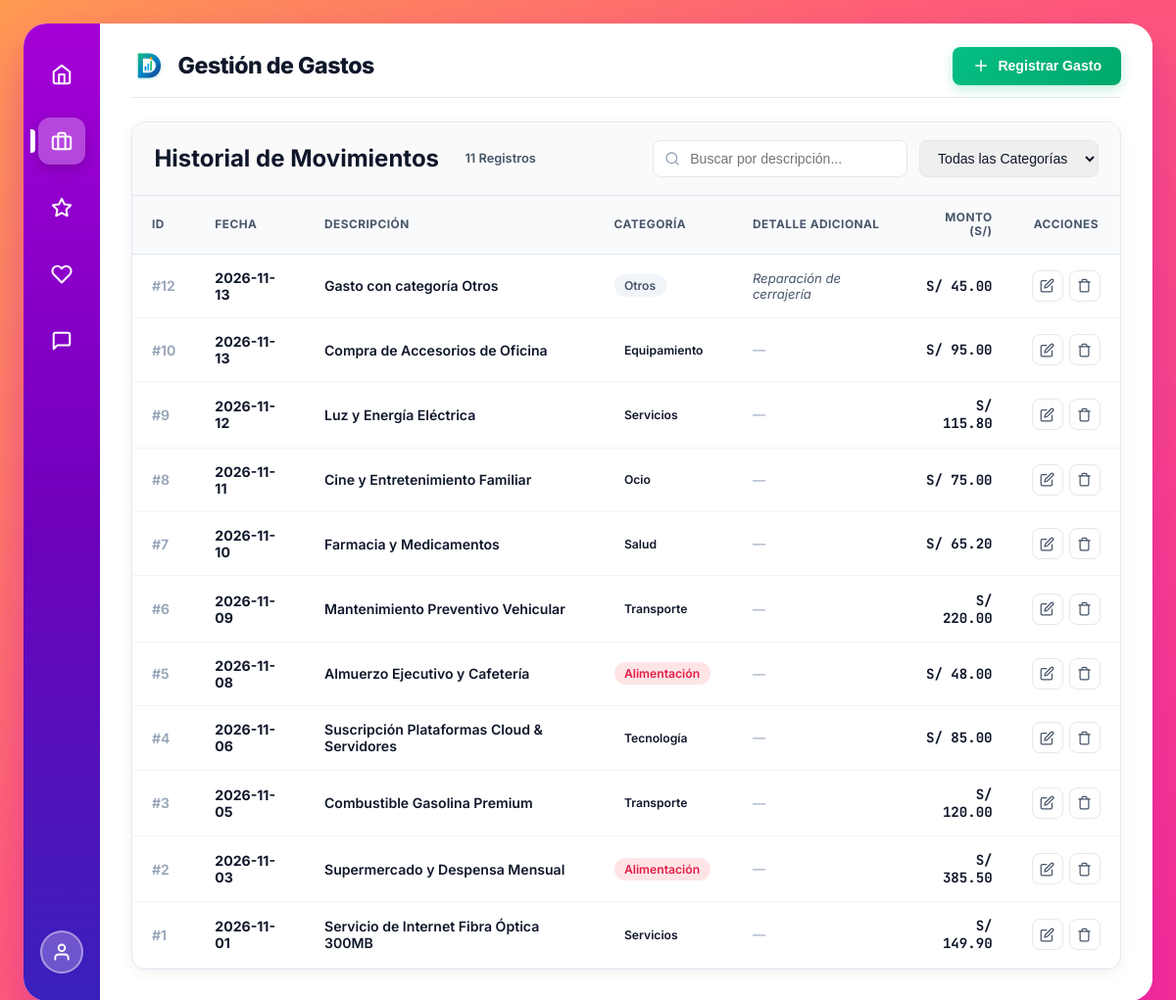
The app's page /gastos (signed in), older data.
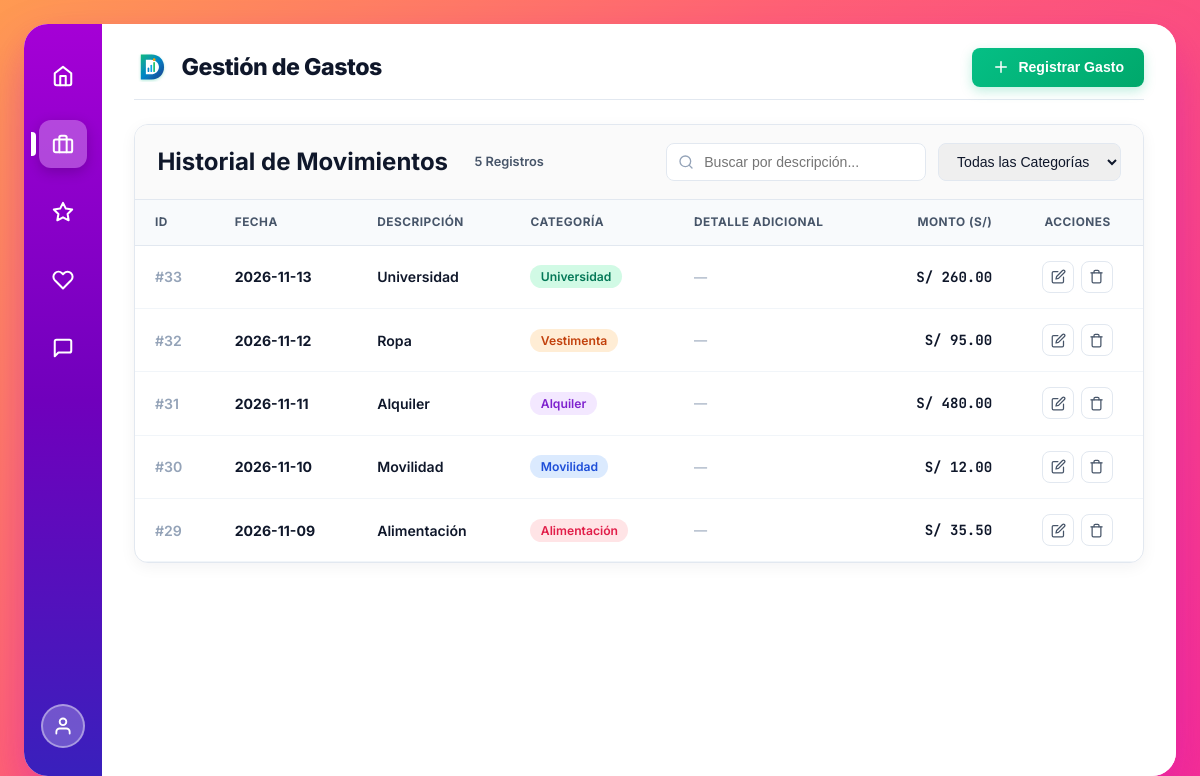
The same page, newer data.
### tables this page shows
CREATE TABLE gastos (
            id INTEGER PRIMARY KEY AUTOINCREMENT,
            fecha TEXT NOT NULL,
            descripcion TEXT NOT NULL,
            monto REAL NOT NULL,
            categoria TEXT DEFAULT 'General',
            created_at TIMESTAMP DEFAULT CURRENT_TIMESTAMP
        , detalle_otro TEXT);

### app.py (the view)
@app.route('/gastos')
@login_required
def gastos_view():
    query_q = request.args.get('q', '').strip()
    query_cat = request.args.get('cat', '').strip()
    sql = "SELECT id, fecha, descripcion, monto, categoria, detalle_otro, created_at FROM gastos WHERE 1=1"
    params = []
    if query_q:
        sql += " AND descripcion LIKE ?"
        params.append(f"%{query_q}%")
    if query_cat and query_cat in CATEGORIAS_VALIDAS:
        sql += " AND categoria = ?"
        params.append(query_cat)
    sql += " ORDER BY fecha DESC, id DESC"
    conn = get_db_connection()
    gastos = conn.execute(sql, params).fetchall()
    conn.close()
    return render_template(
        'gastos.html',
        gastos=gastos,
        query_q=query_q,
        query_cat=query_cat,
        categorias_disponibles=CATEGORIAS_VALIDAS
    )

### app.py (called while the page is built)
def generate_csrf_token():
    if "_csrf_token" not in session:
        session["_csrf_token"] = secrets.token_hex(24)
    return session["_csrf_token"]

@app.before_request
def csrf_protect():
    if app.config.get("TESTING") and not app.config.get("WTF_CSRF_ENABLED", True):
        return
    if request.method in ("POST", "PUT", "DELETE"):
        token = request.form.get("csrf_token") or request.headers.get("X-CSRFToken")
        expected = session.get("_csrf_token")
        if not expected or token != expected:
            abort(403)

def login_required(f):
    @wraps(f)
    def decorated_function(*args, **kwargs):
        if request.args.get("demo") == "1":
            session["user"] = "admin"
        if not session.get("user"):
            flash("Por favor inicia sesión para acceder al sistema.", "warning")
            return redirect(url_for("login"))
        return f(*args, **kwargs)
    return decorated_function

### database.py (called while the page is built)
def get_db_connection():
    conn = sqlite3.connect(DB_NAME)
    conn.row_factory = sqlite3.Row
    return conn

### templates/gastos.html (shortened to what this page needs)
{% extends "base.html" %}
{% block page_title %}Gestión de Gastos{% endblock %}
{% block topbar_actions %}
<button type="button" class="btn-success" onclick="openGastoModal(false)">
  <svg width="18" height="18" viewBox="0 0 24 24" fill="none" stroke="currentColor" stroke-width="2" stroke-linecap="round" stroke-linejoin="round">
    <line x1="12" y1="5" x2="12" y2="19"></line>
    <line x1="5" y1="12" x2="19" y2="12"></line>
  </svg>
  Registrar Gasto
</button>
{% endblock %}
{% block content %}
<div class="table-card">
  <div class="table-toolbar">
    <div style="display: flex; align-items: center; gap: 1rem; flex-wrap: wrap;">
      <h2 class="card-title" style="margin: 0;">Historial de Movimientos</h2>
      <span style="font-size: 0.8rem; background: var(--surface-hover); padding: 0.25rem 0.65rem; border-radius: var(--radius-full); font-weight: 600; color: var(--text-secondary);">
        {{ gastos|length }} Registros
      </span>
    </div>
    <form action="{{ url_for('gastos_view') }}" method="GET" style="display: flex; align-items: center; gap: 0.75rem; flex-wrap: wrap;">
      <div class="search-box">
        <svg class="search-icon" viewBox="0 0 24 24" fill="none" stroke="currentColor" stroke-width="2" stroke-linecap="round" stroke-linejoin="round">
          <circle cx="11" cy="11" r="8"></circle>
          <line x1="21" y1="21" x2="16.65" y2="16.65"></line>
        </svg>
        <input type="text" id="filtroBusqueda" name="q" placeholder="Buscar por descripción..." value="{{ query_q }}">
      </div>
      <select name="cat" class="form-control" style="width: auto; padding: 0.55rem 0.85rem;" onchange="this.form.submit()">
        <option value="">Todas las Categorías</option>
      </select>
    </form>
  </div>
  <div class="table-responsive">
    <table class="custom-table" id="tablaGastos">
      <thead>
        <tr>
          <th>ID</th>
          <th>Fecha</th>
          <th>Descripción</th>
          <th>Categoría</th>
          <th>Detalle Adicional</th>
          <th style="text-align: right;">Monto (S/)</th>
          <th style="text-align: center;">Acciones</th>
        </tr>
      </thead>
      <tbody>
        {% for g in gastos %}
        <tr>
          <td style="color: var(--text-muted); font-weight: 600;">#{{ g['id'] }}</td>
          <td><strong>{{ g['fecha'] }}</strong></td>
          <td class="col-desc" style="font-weight: 600; color: var(--text-main);">
            {{ g['descripcion'] }}
          </td>
          <td class="col-cat">
            <span class="badge-cat badge-{{ g['categoria']|replace(' ', '') }}">
              {{ g['categoria'] }}
            </span>
          </td>
          <td style="color: var(--text-secondary); font-size: 0.82rem;">
            {% if g['categoria'] == 'Otros' and g['detalle_otro'] %}
              <em>{{ g['detalle_otro'] }}</em>
            {% else %}
              <span style="color: var(--text-muted);">&mdash;</span>
            {% endif %}
          </td>
          <td style="text-align: right;" class="monto-soles">
            S/ {{ "%.2f"|format(g['monto']) }}
          </td>
          <td style="text-align: center;">
            <div class="actions-group" style="justify-content: center;">
              <button
                type="button"
                class="btn-icon"
                title="Editar registro"
                onclick='openGastoModal(true, {
                  id: {{ g["id"] }},
                  fecha: "{{ g["fecha"] }}",
                  descripcion: {{ g["descripcion"]|tojson }},
                  monto: {{ g["monto"] }},
                  categoria: "{{ g["categoria"] }}",
                  detalle_otro: {{ (g["detalle_otro"] or "")|tojson }}
                })'>
                <svg width="15" height="15" viewBox="0 0 24 24" fill="none" stroke="currentColor" stroke-width="2" stroke-linecap="round" stroke-linejoin="round">
                  <path d="M11 4H4a2 2 0 0 0-2 2v14a2 2 0 0 0 2 2h14a2 2 0 0 0 2-2v-7"></path>
                  <path d="M18.5 2.5a2.121 2.121 0 0 1 3 3L12 15l-4 1 1-4 9.5-9.5z"></path>
                </svg>
              </button>
              <form action="{{ url_for('eliminar_gasto', id=g['id']) }}" method="POST" onsubmit="return confirm('¿Confirmas que deseas eliminar este gasto de S/ {{ "%.2f"|format(g['monto']) }}?');" style="display:inline;">
                <button type="submit" class="btn-icon delete" title="Eliminar registro">
                  <svg width="15" height="15" viewBox="0 0 24 24" fill="none" stroke="currentColor" stroke-width="2" stroke-linecap="round" stroke-linejoin="round">
                    <polyline points="3 6 5 6 21 6"></polyline>
                    <path d="M19 6v14a2 2 0 0 1-2 2H7a2 2 0 0 1-2-2V6m3 0V4a2 2 0 0 1 2-2h4a2 2 0 0 1 2 2v2"></path>
                  </svg>
                </button>
              </form>
            </div>
          </td>
        </tr>
        {% else %}
        <tr>
          <td colspan="7" style="text-align: center; padding: 3rem; color: var(--text-muted);">
            No se encontraron gastos registrados. Haz clic en <strong>Registrar Gasto</strong> para añadir uno nuevo.
          </td>
        </tr>
        {% endfor %}
      </tbody>
    </table>
  </div>
</div>
{% endblock %}

### templates/base.html (shortened to what this page needs)
<!DOCTYPE html>
<html lang="es">
<head>
  <link rel="stylesheet" href="{{ url_for('static', filename='css/dashboard.css') }}">
</head>
<body>
  <div class="app-container">
    <aside class="app-sidebar" aria-label="Menú de navegación principal">
      <div class="sidebar-top">
        <a href="{{ url_for('dashboard') }}" class="sidebar-icon-btn {% if request.endpoint == 'dashboard' %}active{% endif %}" data-title="Inicio / Dashboard" aria-label="Inicio">
          <svg viewBox="0 0 24 24" fill="none" stroke="currentColor" stroke-linecap="round" stroke-linejoin="round">
            <path d="M3 9l9-7 9 7v11a2 2 0 0 1-2 2H5a2 2 0 0 1-2-2z"></path>
            <polyline points="9 22 9 12 15 12 15 22"></polyline>
          </svg>
        </a>
        <a href="{{ url_for('gastos_view') }}" class="sidebar-icon-btn {% if request.endpoint == 'gastos_view' %}active{% endif %}" data-title="Gestión de Gastos" aria-label="Gastos">
          <svg viewBox="0 0 24 24" fill="none" stroke="currentColor" stroke-linecap="round" stroke-linejoin="round">
            <rect x="2" y="7" width="20" height="14" rx="2" ry="2"></rect>
            <path d="M16 21V5a2 2 0 0 0-2-2h-4a2 2 0 0 0-2 2v16"></path>
          </svg>
        </a>
        <a href="{{ url_for('reportes') }}" class="sidebar-icon-btn {% if request.endpoint == 'reportes' %}active{% endif %}" data-title="Reportes y Balances" aria-label="Reportes">
          <svg viewBox="0 0 24 24" fill="none" stroke="currentColor" stroke-linecap="round" stroke-linejoin="round">
            <polygon points="12 2 15.09 8.26 22 9.27 17 14.14 18.18 21.02 12 17.77 5.82 21.02 7 14.14 2 9.27 8.91 8.26 12 2"></polygon>
          </svg>
        </a>
        <a href="{{ url_for('dashboard') }}" class="sidebar-icon-btn" data-title="Salud Financiera" aria-label="Métricas">
          <svg viewBox="0 0 24 24" fill="none" stroke="currentColor" stroke-linecap="round" stroke-linejoin="round">
            <path d="M20.84 4.61a5.5 5.5 0 0 0-7.78 0L12 5.67l-1.06-1.06a5.5 5.5 0 0 0-7.78 7.78l1.06 1.06L12 21.23l7.78-7.78 1.06-1.06a5.5 5.5 0 0 0 0-7.78z"></path>
          </svg>
        </a>
        <a href="javascript:void(0)" onclick="alert('Dali_Gastos v2.0 - Práctica Calificada UPRIT - Autor: Dario Lipa')" class="sidebar-icon-btn" data-title="Acerca de Dali_Gastos" aria-label="Información">
          <svg viewBox="0 0 24 24" fill="none" stroke="currentColor" stroke-linecap="round" stroke-linejoin="round">
            <path d="M21 15a2 2 0 0 1-2 2H7l-4 4V5a2 2 0 0 1 2-2h14a2 2 0 0 1 2 2z"></path>
          </svg>
        </a>
      </div>
      <div class="sidebar-bottom">
        <a href="{{ url_for('logout') }}" class="user-avatar-btn" data-title="Cerrar Sesión (Dario Lipa)" aria-label="Cerrar Sesión">
          <svg width="20" height="20" viewBox="0 0 24 24" fill="none" stroke="currentColor" stroke-width="2.2" stroke-linecap="round" stroke-linejoin="round">
            <path d="M20 21v-2a4 4 0 0 0-4-4H8a4 4 0 0 0-4 4v2"></path>
            <circle cx="12" cy="7" r="4"></circle>
          </svg>
        </a>
      </div>
    </aside>
    <main class="app-main">
      <header class="app-topbar">
        <div class="topbar-brand-group">
          <img src="{{ url_for('static', filename='img/logo.svg') }}" alt="Logo" width="34" height="34">
          <h1 class="topbar-title">{% block page_title %}Panel Financiero{% endblock %}</h1>
        </div>
        <div class="topbar-actions">
          {% block topbar_actions %}{% endblock %}
        </div>
      </header>
      {% block content %}{% endblock %}
    </main>
  </div>
</body>
</html>

Row changes from the older to the newer data that the page shows:
removed gastos: id "12", fecha "2026-11-13", descripcion "Gasto con categoría Otros", categoria "Otros", detalle_otro "Reparación de cerrajería", monto "45.00"
removed gastos: id "10", fecha "2026-11-13", descripcion "Compra de Accesorios de Oficina", categoria "Equipamiento", monto "95.00"
removed gastos: id "9", fecha "2026-11-12", descripcion "Luz y Energía Eléctrica", categoria "Servicios", monto "115.80"
removed gastos: id "8", fecha "2026-11-11", descripcion "Cine y Entretenimiento Familiar", categoria "Ocio", monto "75.00"
removed gastos: id "7", fecha "2026-11-10", descripcion "Farmacia y Medicamentos", categoria "Salud", monto "65.20"
removed gastos: id "6", fecha "2026-11-09", descripcion "Mantenimiento Preventivo Vehicular", categoria "Transporte", monto "220.00"
removed gastos: id "5", fecha "2026-11-08", descripcion "Almuerzo Ejecutivo y Cafetería", categoria "Alimentación", monto "48.00"
removed gastos: id "4", fecha "2026-11-06", descripcion "Suscripción Plataformas Cloud & Servidores", categoria "Tecnología", monto "85.00"
removed gastos: id "3", fecha "2026-11-05", descripcion "Combustible Gasolina Premium", categoria "Transporte", monto "120.00"
removed gastos: id "2", fecha "2026-11-03", descripcion "Supermercado y Despensa Mensual", categoria "Alimentación", monto "385.50"
removed gastos: id "1", fecha "2026-11-01", descripcion "Servicio de Internet Fibra Óptica 300MB", categoria "Servicios", monto "149.90"
added gastos: id "33", fecha "2026-11-13", descripcion "Universidad", categoria "Universidad", monto "260.00"
added gastos: id "32", fecha "2026-11-12", descripcion "Ropa", categoria "Vestimenta", monto "95.00"
added gastos: id "31", fecha "2026-11-11", descripcion "Alquiler", categoria "Alquiler", monto "480.00"
added gastos: id "30", fecha "2026-11-10", descripcion "Movilidad", categoria "Movilidad", monto "12.00"
added gastos: id "29", fecha "2026-11-09", descripcion "Alimentación", categoria "Alimentación", monto "35.50"
Text that changed along with them:
{{ gastos|length }}: "11" → "5"
